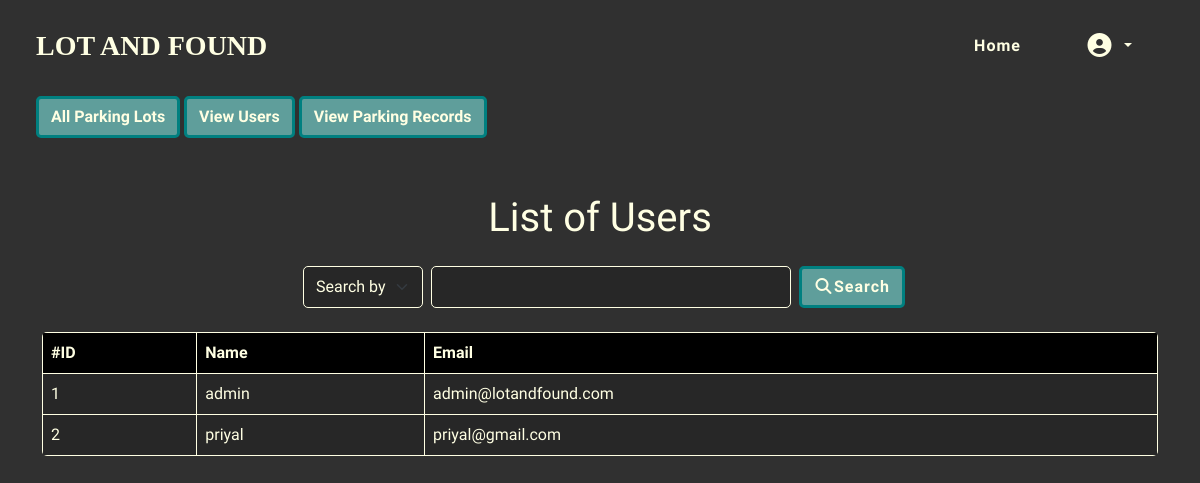
Before: /admin/users (signed in) with the older database file.
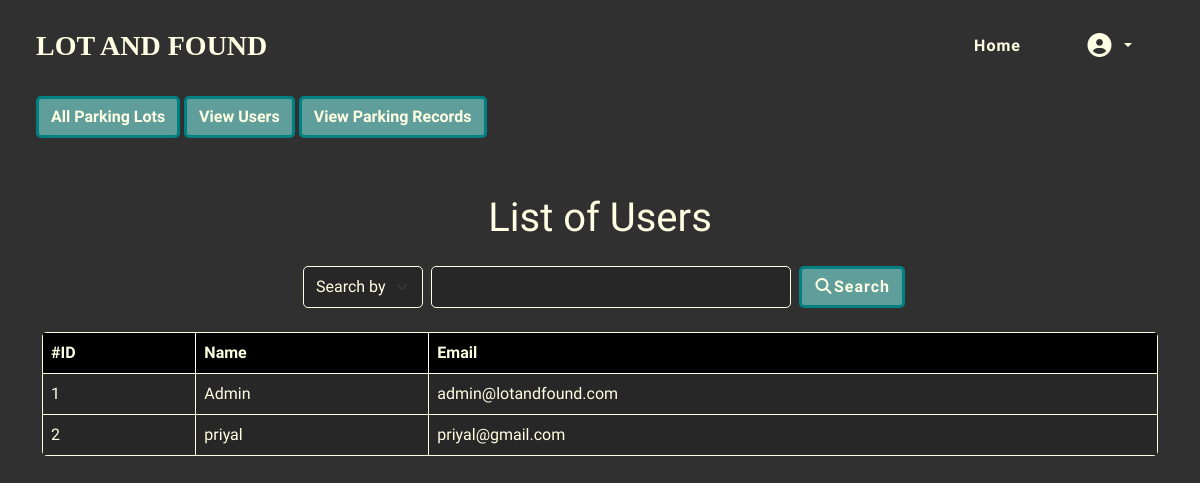
After: the same page with the newer database file.
### models.py (models this page shows)
class User(db.Model):
    __tablename__ = 'user'
    user_id = db.Column(db.Integer, primary_key=True)
    email = db.Column(db.String(40), unique=True)
    password = db.Column(db.String(256), nullable=False)
    name = db.Column(db.String(64), nullable=True)
    is_admin = db.Column(db.Boolean, nullable = False, default = False)

### routes.py (the view)
@app.route('/admin/users')
@admin_required
def view_users():
    parameter = request.args.get('parameter')
    query = request.args.get('query')
    if parameter == 'name':
        users = User.query.filter(User.name.ilike(f'%{query}%')).all()
        return render_template("admin/view_users.html", users = users)
    users = User.query.all()
    return render_template("admin/view_users.html", users = users)

### routes.py (called while the page is built)
def admin_required(func):
    @wraps(func)
    def inner(*args, **kwargs):
        if 'user_id' not in session:
            flash("Please login first","warning")
            return redirect(url_for('login'))
        user = User.query.get(session['user_id'])
        if not user:
            return redirect(url_for('logout'))
        if user.is_admin == False:
            flash("You are not allowed to access this page","warning")
            return redirect(url_for('home'))
        return func(*args, **kwargs)
    return inner

### templates/admin/view_users.html (shortened to what this page needs)
{% extends "base.html" %}
{% block content %}
{% include "admin/admin_nav.html" with context %}
<div class="container my-5">
<h1 class="display-6 my-display my-4">List of Users</h1>
 {% include "admin/admin_search.html" with context %}
<table class="table my-table table-hover">
  <thead>
    <tr>
      <th scope="col">#ID</th>
      <th scope="col">Name</th>
      <th scope="col">Email</th>
    </tr>
  </thead>
  <tbody>
    {% for user in users %}
    <tr>
      <td scope="row">{{user.user_id}}</td>
      <td>{{user.name}}</td>
      <td>{{user.email}}</td>
    </tr>
   {% endfor %}
  </tbody>
</table>
</div>
{% endblock %}

Changed rows visible on the page:
changed User "admin@lotandfound.com": name "admin" → "Admin"
